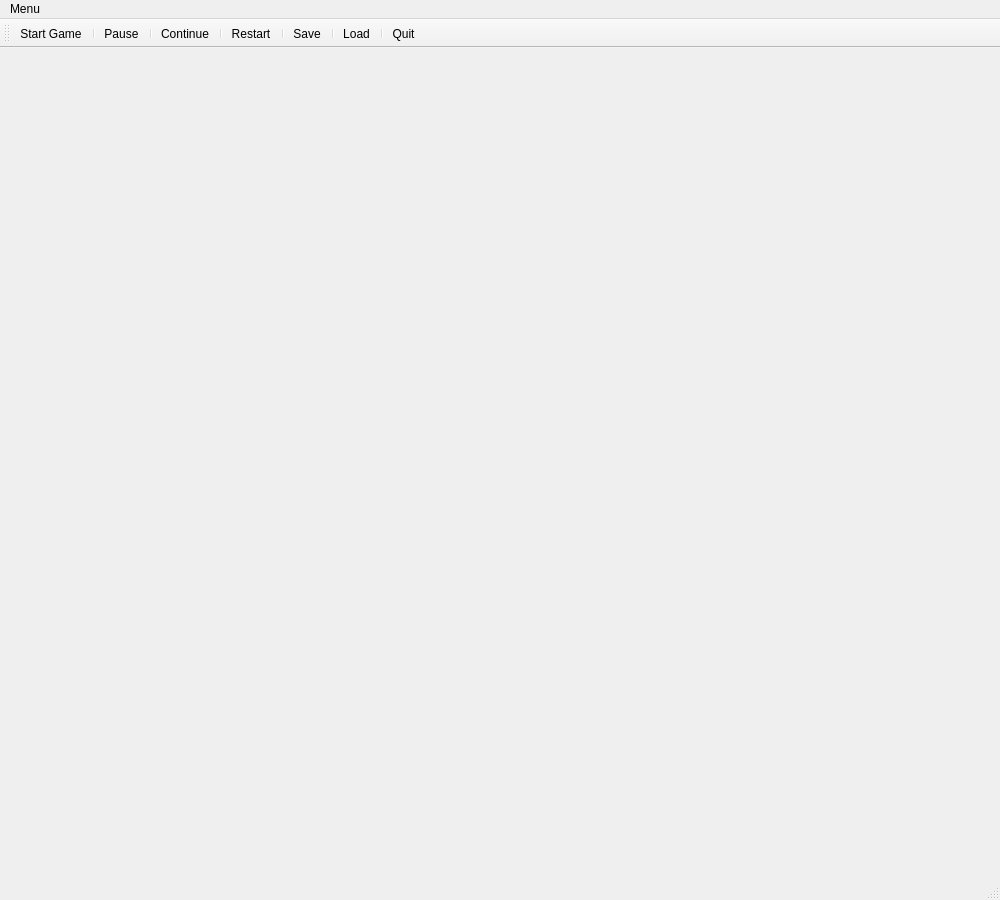
<?xml version="1.0" encoding="UTF-8"?>
<ui version="4.0">
 <class>MainWindow</class>
 <widget class="QMainWindow" name="MainWindow">
  <property name="geometry">
   <rect>
    <x>0</x>
    <y>0</y>
    <width>1000</width>
    <height>900</height>
   </rect>
  </property>
  <property name="sizePolicy">
   <sizepolicy hsizetype="Fixed" vsizetype="Fixed">
    <horstretch>0</horstretch>
    <verstretch>0</verstretch>
   </sizepolicy>
  </property>
  <property name="windowTitle">
   <string>MainWindow</string>
  </property>
  <widget class="QWidget" name="centralwidget">
   <widget class="GameWidget" name="game" native="true">
    <property name="geometry">
     <rect>
      <x>10</x>
      <y>59</y>
      <width>1025</width>
      <height>801</height>
     </rect>
    </property>
    <property name="sizePolicy">
     <sizepolicy hsizetype="Fixed" vsizetype="Fixed">
      <horstretch>0</horstretch>
      <verstretch>0</verstretch>
     </sizepolicy>
    </property>
    <property name="focusPolicy">
     <enum>Qt::StrongFocus</enum>
    </property>
   </widget>
  </widget>
  <widget class="QMenuBar" name="menubar">
   <property name="geometry">
    <rect>
     <x>0</x>
     <y>0</y>
     <width>1000</width>
     <height>26</height>
    </rect>
   </property>
   <widget class="QMenu" name="menu">
    <property name="title">
     <string>Menu</string>
    </property>
    <addaction name="_start"/>
    <addaction name="_pause"/>
    <addaction name="_continue"/>
    <addaction name="_restart"/>
    <addaction name="_save"/>
    <addaction name="_load"/>
    <addaction name="_quit"/>
   </widget>
   <addaction name="menu"/>
  </widget>
  <widget class="QStatusBar" name="statusbar"/>
  <widget class="QToolBar" name="toolBar">
   <property name="windowTitle">
    <string>toolBar</string>
   </property>
   <attribute name="toolBarArea">
    <enum>TopToolBarArea</enum>
   </attribute>
   <attribute name="toolBarBreak">
    <bool>false</bool>
   </attribute>
   <addaction name="_start"/>
   <addaction name="separator"/>
   <addaction name="_pause"/>
   <addaction name="separator"/>
   <addaction name="_continue"/>
   <addaction name="separator"/>
   <addaction name="_restart"/>
   <addaction name="separator"/>
   <addaction name="_save"/>
   <addaction name="separator"/>
   <addaction name="_load"/>
   <addaction name="separator"/>
   <addaction name="_quit"/>
  </widget>
  <action name="_start">
   <property name="text">
    <string>Start Game</string>
   </property>
  </action>
  <action name="_pause">
   <property name="text">
    <string>Pause</string>
   </property>
  </action>
  <action name="_continue">
   <property name="text">
    <string>Continue</string>
   </property>
  </action>
  <action name="_restart">
   <property name="text">
    <string>Restart</string>
   </property>
  </action>
  <action name="_save">
   <property name="text">
    <string>Save</string>
   </property>
  </action>
  <action name="_load">
   <property name="text">
    <string>Load</string>
   </property>
  </action>
  <action name="_quit">
   <property name="text">
    <string>Quit</string>
   </property>
  </action>
 </widget>
 <customwidgets>
  <customwidget>
   <class>GameWidget</class>
   <extends>QWidget</extends>
   <header location="global">gamewidget.h</header>
   <container>1</container>
  </customwidget>
 </customwidgets>
 <resources/>
 <connections/>
</ui>
